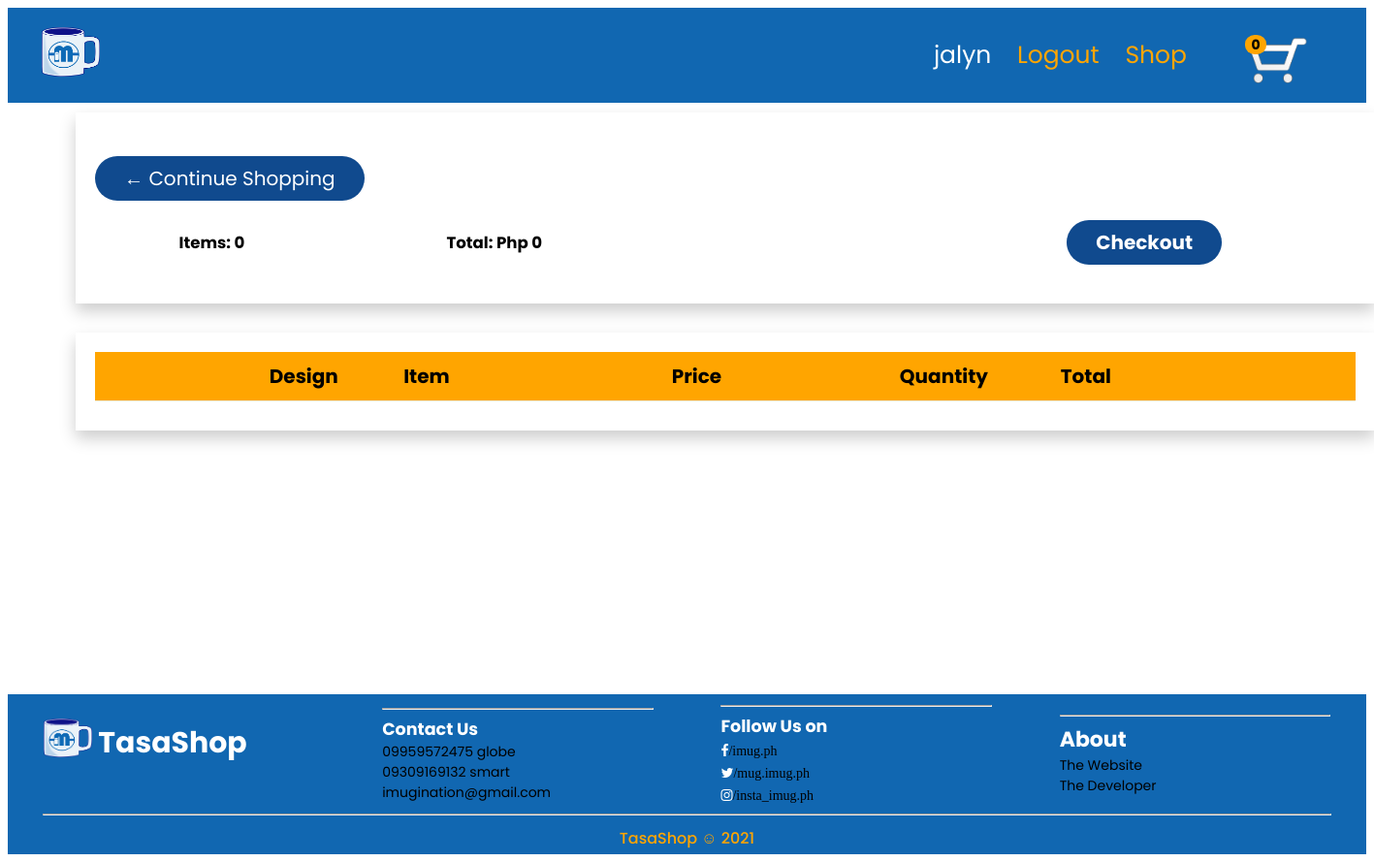
The page /cart/ (signed in) on the database as committed earlier.
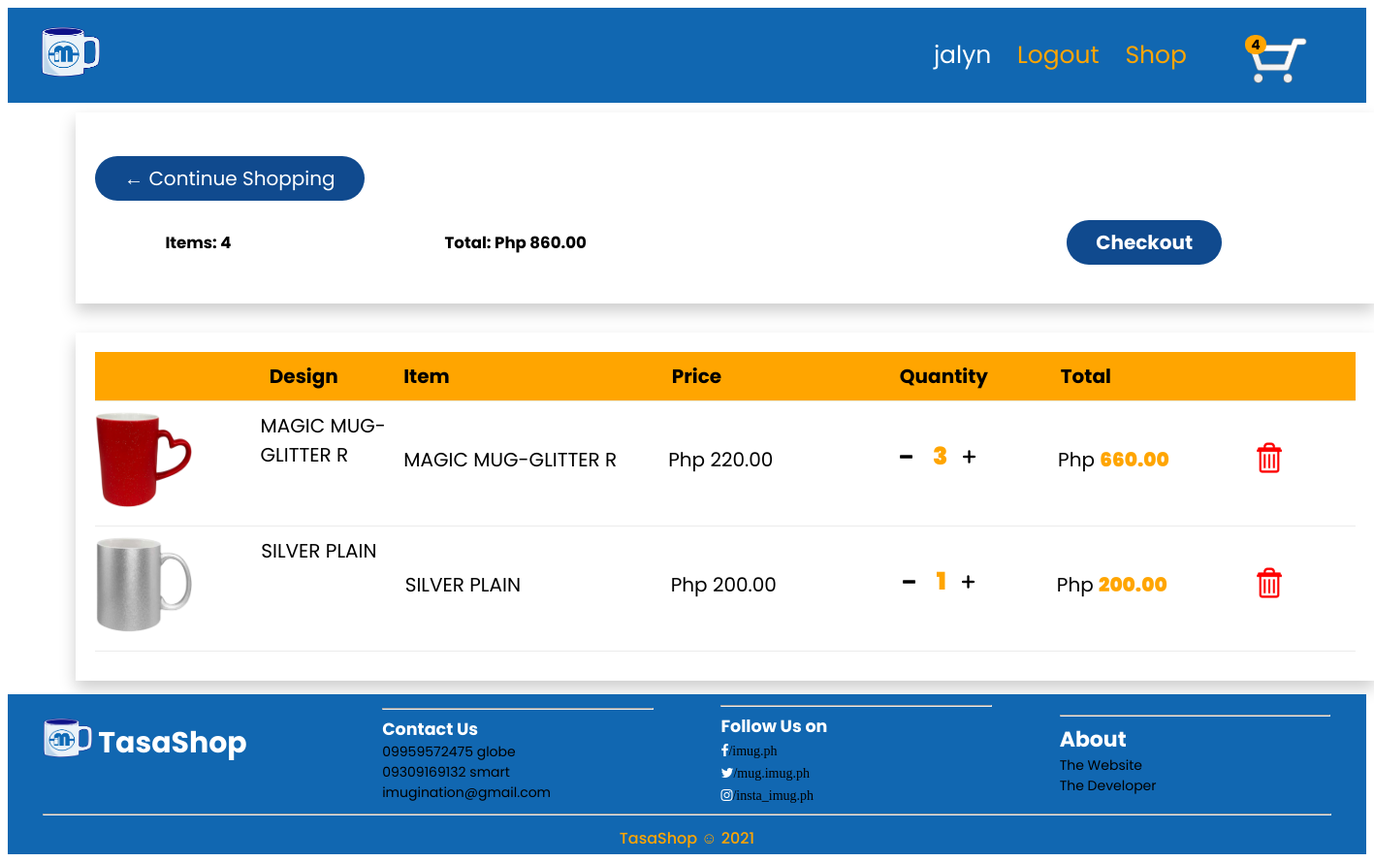
The same page on the database as committed later.
### tasashop/models.py (models this page shows, shortened)
class OrderTrans(models.Model):
	customer = models.ForeignKey(User, on_delete=models.SET_NULL, null=True, blank=True)
	date_ordered = models.DateTimeField(auto_now_add=True)
	complete = models.BooleanField(default=False)
	transaction_id = models.CharField(max_length=100, null=True)
	@property
	def cart_total(self):
		order = self.cartitem_set.all()
		computation = sum([item.total for item in order])
		return computation
	@property
	def cart_item(self):
		order = self.cartitem_set.all()
		computation = sum([item.quan for item in order])
		return computation

class CartItem(models.Model):
	customer = models.ForeignKey(User, on_delete=models.SET_NULL, null=True, blank=True)
	product = models.ForeignKey(Product, on_delete=models.SET_NULL, null=True)
	order = models.ForeignKey(OrderTrans, on_delete=models.SET_NULL, null=True)
	quan = models.IntegerField(default=0, null=True, blank=True)
	cdesign = models.ForeignKey(Entries, on_delete=models.SET_NULL, null=True)
	date_added = models.DateTimeField(auto_now_add=True)
	@property
	def total(self):
		computation = self.product.price * self.quan
		return computation

class Product(models.Model):
	name = models.CharField(max_length=200, null=True)
	price = models.DecimalField(max_digits=5, decimal_places=2, default=0)
	PRODUCT_LABEL = (
					('c', 'customizable'),
					('d', 'designed')
					)
	category = models.CharField(choices=PRODUCT_LABEL,max_length=1, null=True)
	description = models.CharField(max_length=5000, null=True)
	image = models.ImageField(null=True, blank=True)
	def imgurl(self):
		try:
			img = self.image.url
		except:
			img = ''
		return img

### tasashop/views.py (the view)
# urls.py: path('cart/', cart, name="cart"),
@login_required(login_url='login_url')
def cart(request):
	if request.user.is_authenticated:
		customer = request.user
		order, created = OrderTrans.objects.get_or_create(customer=customer, complete=False)
		cartlist = order.cartitem_set.all()
		img=Entries.objects.all()
	customer = request.user
	orderItem, created = OrderTrans.objects.get_or_create(customer=customer, complete=False)
	return render(request, 'cart.html', {'cartlist':cartlist,'img':img, 'orderItem': orderItem})

### tasashop/templates/cart.html (shortened to what this page needs)
{% extends 'main.html' %}
{% load static %}
{% block content %}
<div class="box">
	<div class="cartdetailcon">
		<div class="cartdetailbox ">
			<a class="btn" href="{% url 'shop' %}">&#x2190; Continue Shopping</a>
			<table class="table">
				<tr>
					<th><h5>Items: <strong>{{orderItem.cart_item}}</strong></h5></th>
					<th><h5>Total: <strong>Php {{orderItem.cart_total}}</strong></h5></th>
					<th><a style="float:right; margin: 5px;" class="btn" href="{% url 'checkout' %}">Checkout</a></th>
				</tr>
			</table>
		</div>
		<br>
		<div class="cartdetailbox">
			<div class="cart-row tth">
				<div style="flex:1.3"></div>
				<div style="flex:1"><strong>Design</strong></div>
				<div style="flex:2"><strong>Item</strong></div>
				<div style="flex:1.7"><strong>Price</strong></div>
				<div style="flex:1.2"><strong>Quantity</strong></div>
				<div style="flex:2.2"><strong>Total</strong></div>
			</div>
			{% for cl in cartlist %}
				<div class="cart-row">
					<div style="flex:1.5"><img class="row-image" src="{{cl.product.imgurl}}"></div>
					{% if cl.product.category == 'c' %}
					<div style="flex:1.3">{{cl.product.name}}</div>
					{% else %}
					<div style="flex:1.3"></div>
					{% endif %}
					<div class="row-con" style="flex:2.4">{{cl.product.name}}</div>
					<div class="row-con" style="flex:2">Php {{cl.product.price}}</div>
					<div style="flex:.4"> <img data-product="{{cl.product.id}}" data-action="minus" style="margin-left:5px;" class="chg-quan row-con updateCart-Btn" src="{% static 'img/minus.png' %}"></div>
					<div style="font-size: 25px; padding-top: 28px;" class="quan row-con"><span style="color: orange; font-weight: 900;">{{cl.quan}}</span></div>
					<div style="flex:1"> <img data-product="{{cl.product.id}}" data-action="add" style="margin-left:10px;" class="chg-quan row-con updateCart-Btn" src="{% static 'img/plus.png' %}"></div>
					<div class="row-con" style="flex:1.7;">Php <span style="color: orange; font-weight: 900;">{{cl.total}}</span></div>
					<div style="flex:1;"> <img data-product="{{cl.product.id}}" data-action="delete" style=" margin-top:30px; width: 50px;" class="chg-quan updateCart-Btn" src="{% static 'img/remove.png' %}"></div>
				</div>
			{% endfor %}
		</div>
	</div>
</div>
{% endblock %}

### tasashop/templates/main.html (shortened to what this page needs)
<!DOCTYPE html>
{% load static %}
<html>
<head>
    <link rel="stylesheet" type="text/css" href="{% static 'css/style.css' %}">
    <link rel="stylesheet" href="https://cdnjs.cloudflare.com/ajax/libs/font-awesome/4.7.0/css/font-awesome.min.css">
</head>
<body>
  <div style="position: sticky;" class="navbar">
      <div class="logo">
        <a href="{% url 'shop' %}">
          <img src="{% static 'img/logo.png' %}">
        </a>
      </div>
      <nav>
        <ul>
          {% if user.is_authenticated %}
            <li><a style="margin-left: 90px; color: white;" href="{% url 'account' %}" >{{user.username}}</a></li>
            <li><a href="{% url 'logout_url' %}">Logout</a></li>
           {% endif  %}
          <li><a href="{% url 'shop' %}">Shop</a></li>
        </ul>
      </nav>
      <div class="cartbox">
        <a href="{% url 'cart' %}">
           {% if user.is_authenticated %}
           <p id="cart-total" style="color: black;">{{orderItem.cart_item}}</p>
           {% endif %}
          <img id="cart-icon" src="{% static 'img/cart-icon.png' %}">
        </a>
      </div>
  </div>
<div>
	{% block content %}
	{% endblock content %}
</div>
<div class="footer">
  <div>
    <div class="row">
      <div class="box4">
        <h2 style="margin-top: 5px; color: white; font-size: 30px;" >
          <img style="height:40px; width:50px; margin-bottom: -5px" src="{% static 'img/logo.png' %}">
          TasaShop
        </h2>
      </div>
      <div class="box4">
        <hr>
        <h3>Contact Us</h3>
        <h4>09959572475 globe</h4>
        <h4>09309169132 smart</h4>
        <h4>imugination@gmail.com</h4>
      </div>
      <div class="box4">
        <hr>
        <h3>Follow Us on</h3>
        <h4 style="color: white;" class="fa fa-facebook"><a>/imug.ph</a></h4><br>
        <h4 style="color: white;" class="fa fa-twitter"><a>/mug.imug.ph</a></h4><br>
        <h4 style="color: white;" class="fa fa-instagram"><a>/insta_imug.ph</a></h4><br>
      </div>
      <div class="box4">
        <hr>
        <h3 style="font-size: 22px;">About</h3>
        <a href="#"><h4>The Website</h4></a>
        <a href="#"><h4>The Developer</h4></a>
      </div>
      <hr style="color: #8fd3fe; width: 95%;">
    </div>
    <div style="color: orange; font-weight:500;" class="footer row">
          TasaShop &#9786; 2021
    </div>
  </div>
</div>
</body>
</html>

### static/css/style.css (style rules this page uses)
body { min-width: 800px; font-family: 'Poppins', sans-serif; text-decoration: ; }
a { text-decoration: none; text-decoration-style: none; }
.navbar { background-color: #1167b1; display: flex; align-items: center; padding: 5px 20px; position: fixed; top: -1px; }
nav { flex: 1; text-align: right; }
nav ul { font-size: 25px; display: inline-block; list-style-type: none; }
nav ul li { display: inline-block; margin-right: 20px; color: white; }
nav ul li a { color: orange; }
.logo a img { width:60px; display: inline-block; margin-left: 15px; }
.cartbox { margin: 0 40px; }
#cart-icon { width:65px; height: 55px; display: inline-block; margin-top: 20px; }
#cart-total { display: inline-block; margin-top: 20px; margin-top: 20px; position: absolute; text-align: center; color: white; font-weight: bold; background-color: orange;; width: 22px; height: 20px; border-radius: 45%; font-size: 14px; }
.box { align-items: center; margin: auto; width: 90%; }
.cartdetailcon { margin-top: 10px; min-height: 600px; width: 100%; font-size: 20px; }
.cartdetailbox { box-shadow: 0px 8px 16px 0px rgba(0,0,0,0.2); padding: 20px; width: 1300px; margin: auto; }
.btn { display: inline-block; background-color: #104a8e; color: white; padding: 8px 30px; margin: 25px 0 0 0; border-radius: 30px; transition: background .3s; }
.table { width: 90%; }
.cart-row { display: flex; padding-bottom: 10px; margin-bottom: 10px; border-bottom: 1px solid #ececec; }
.cart-row .row-con { padding-top: 35px; }
.tth { background-color: orange; padding: 10px 0; }
.row-image { width: 100px; height: 100px; }
.quan { max-width: 100px; font-weight: 700; padding: 0; }
.chg-quan { width: 25px; cursor: pointer; margin-top: 5px; transition:.1s; }
.row { display: flex; align-items: center; flex-wrap: wrap; justify-content: space-around; }
.footer { background-color: #1167b1; color: white; padding: 2px; }
.row { display: flex; align-items: center; flex-wrap: wrap; justify-content: space-around; margin-top: 1px; }
.box4 { flex-basis: 20%; color: black; font-size: 15px; margin-top: 0; padding-top: 0; }
.box4 h3, h4, a { padding: 0; margin: 0; }
.box4 h4 { font-size: 14px; font-weight: normal; }
.box4 a { text-decoration: none; color: black; }
.box4 h3 { color: white; }
.box4 img { width: 100%; }
.box4 hr { color: #8fd3fe; }

Rows that differ between the two databases and show on the page:
computed for OrderTrans: cart_item "0" → "4"; cart_total "0" → "860.00"
added CartItem: product.imgurl (picture), product.name "MAGIC MUG-GLITTER R", product.price "220.00", quan "3", total "660.00"
added CartItem: product.imgurl (picture), product.name "SILVER PLAIN", product.price "200.00", quan "1", total "200.00"
